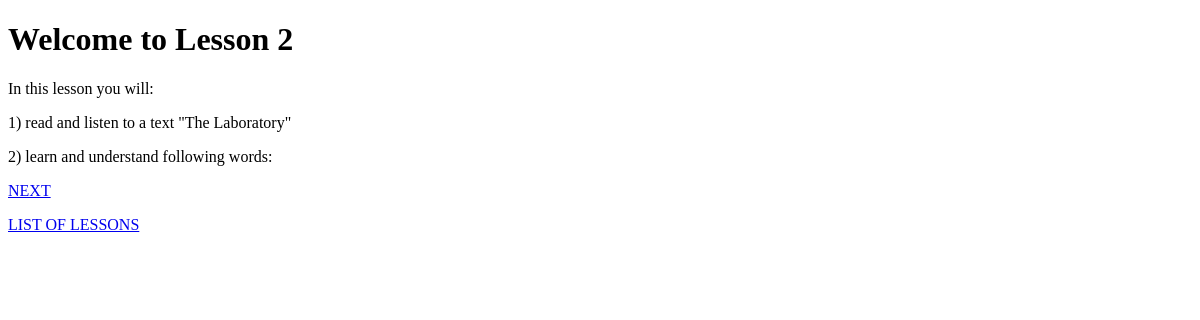
/learn/intro2, run on an earlier commit of the app's database.
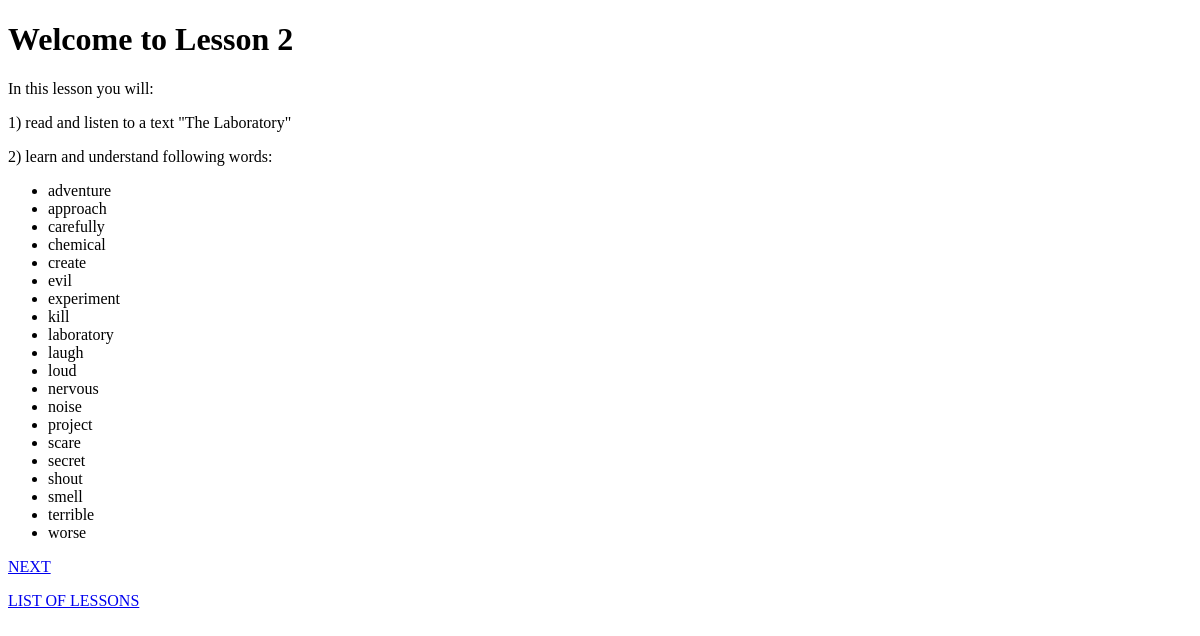
And on a later commit of the database.
### learn/models.py (models this page shows)
class Dictionary(models.Model):
    word = models.CharField(max_length=20)
    definition = models.CharField(max_length=200)

### learn/views.py (the view)
# urls.py: path("intro<int:id>", views.intro, name="intro"),
def intro(request, id):
    lesson = Lessons.objects.get(id=id)
    list = Dictionary.objects.filter(id__gte=id*20-19, id__lte=id*20)
    template = loader.get_template("learn/intro.html")
    context = {
        "lesson": lesson,
        "list": list,
    }
    return HttpResponse(template.render(context, request))

### learn/templates/learn/intro.html
{% extends "learn/sample.html" %}
{% block content %}
    <h1>Welcome to Lesson {{ lesson.id }}</h1>
    <p>In this lesson you will:</p>
    <p>1) read and listen to a text "{{ lesson.title }}"</p>
    <p>2) learn and understand following words:</p>
    <ul>
    {% for x in list %}
        <li>{{ x.word }}</li>
    {% endfor %}
    </ul>
    <a href="{% url 'words' lesson.id %}">NEXT</a>
    <p><a href="{% url 'index' %}">LIST OF LESSONS</a></p>
{% endblock %}

What changed in the data, as far as the page shows it:
added Dictionary: word "adventure"
added Dictionary: word "approach"
added Dictionary: word "carefully"
added Dictionary: word "chemical"
added Dictionary: word "create"
added Dictionary: word "evil"
added Dictionary: word "experiment"
added Dictionary: word "kill"
added Dictionary: word "laboratory"
added Dictionary: word "laugh"
added Dictionary: word "loud"
added Dictionary: word "nervous"
added Dictionary: word "noise"
added Dictionary: word "project"
added Dictionary: word "scare"
added Dictionary: word "secret"
added Dictionary: word "shout"
added Dictionary: word "smell"
added Dictionary: word "terrible"
added Dictionary: word "worse"
